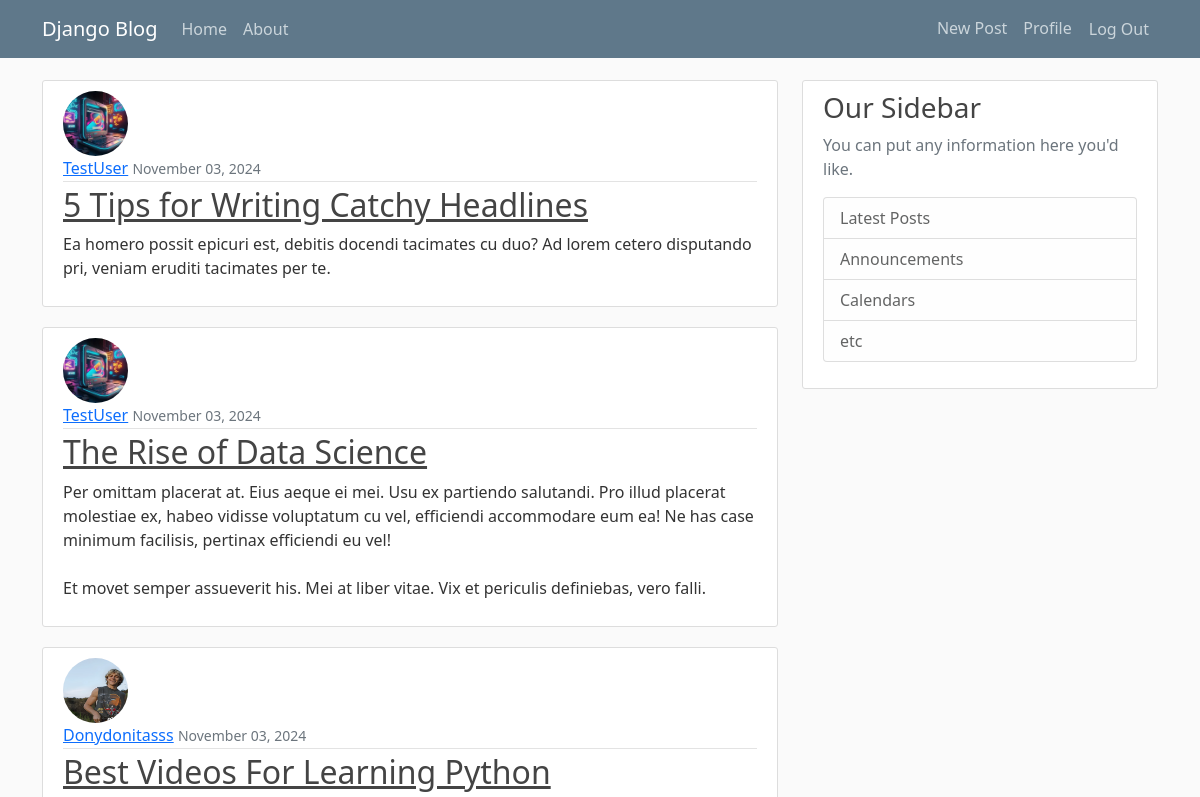
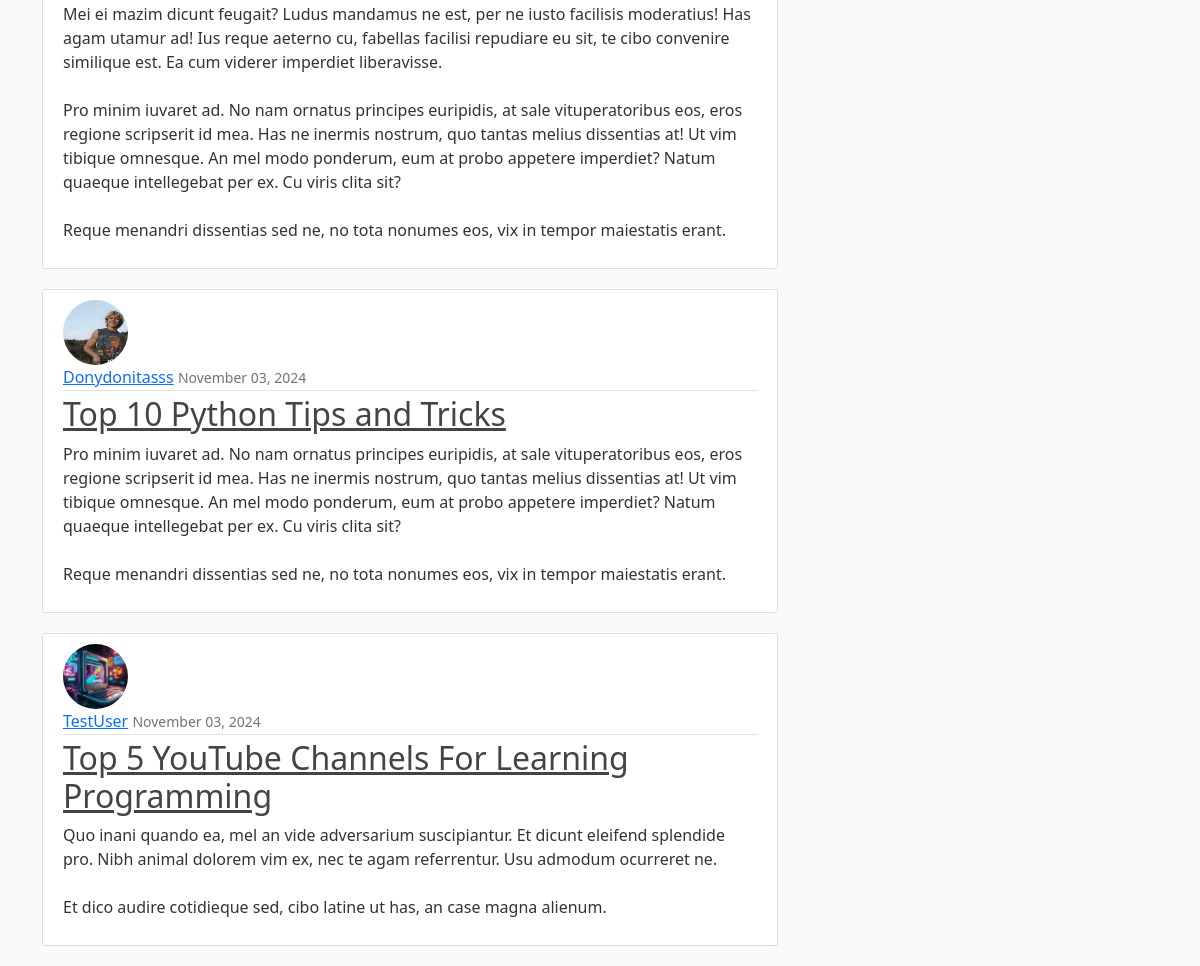
The app's page / (signed in) with its own data (2 pictures, top to bottom).
### blog/models.py (models this page shows, shortened)
class Post(models.Model):
    title = models.CharField(max_length =100)
    content = models.TextField()
    date_posted = models.DateTimeField(default = timezone.now)
    author = models.ForeignKey (User, on_delete = models.CASCADE)

### user/models.py (models this page shows, shortened)
class Profile(models.Model):
    user = models.OneToOneField(User, on_delete=models.CASCADE)
    image = models.ImageField(default='profile_pics/default.jpg', upload_to='profile_pics')

### blog/views.py (the view)
# urls.py: path('', PostListView.as_view(), name= 'blog-home'),
class PostListView(ListView):
    model = Post
    template_name = 'blog/home.html' # <app>/<model>_<viewtype>.html
    context_object_name = 'posts'
    ordering = ['-date_posted']
    paginate_by = 5

### blog/templates/blog/home.html
{% extends "blog/base.html" %}
{% block content %}
    {% for post in posts %}
    <article class="media content-section">
      <img class="rounded-circle article-img" src="{{ post.author.profile.image.url }}">
        <div class="media-body">
          <div class="article-metadata">
            <a class="mr-2" href="#">{{ post.author }}</a>
            <small class="text-muted">{{ post.date_posted |date:"F d, Y" }}</small>
          </div>
          <h2><a class="article-title" href="{% url 'post-detail' post.id %}">{{ post.title }}</a></h2>
          <p class="article-content">{{ post.content }}</p>
        </div>
      </article>
    {% endfor %}
{% endblock content%}

### blog/static/blog/main.css (style rules this page uses)
body { background: #fafafa; color: #333333; margin-top: 5rem; }
h1, h2, h3, h4, h5, h6 { color: #444444; }
.content-section { background: #ffffff; padding: 10px 20px; border: 1px solid #dddddd; border-radius: 3px; margin-bottom: 20px; }
.article-title { color: #444444; }
.article-content { white-space: pre-line; }
.article-img { height: 65px; width: 65px; margin-right: 16px; }
.article-metadata { padding-bottom: 1px; margin-bottom: 4px; border-bottom: 1px solid #e3e3e3 }

### records on screen
Post: author.profile.image (placeholder picture), author "TestUser", date_posted "November 03, 2024", title "5 Tips for Writing Catchy Headlines", content "Ea homero possit epicuri est, debitis docendi tacimates cu duo? Ad lorem cetero disputando pri, veniam eruditi tacimates per te."
Post: author.profile.image (placeholder picture), author "TestUser", date_posted "November 03, 2024", title "The Rise of Data Science", content "Per omittam placerat at. Eius aeque ei mei. Usu ex partiendo salutandi. Pro illud placerat molestiae ex, habeo vidisse voluptatum cu vel, efficiendi accommodare eum ea! Ne has case minimum facilisis, pertinax efficiendi eu vel! Et movet semper assueverit his. Mei at liber vitae. Vix et periculis definiebas, vero falli."
Post: author.profile.image (picture), author "Donydonitasss", date_posted "November 03, 2024", title "Best Videos For Learning Python", content "Mei ei mazim dicunt feugait? Ludus mandamus ne est, per ne iusto facilisis moderatius! Has agam utamur ad! Ius reque aeterno cu, fabellas facilisi repudiare eu sit, te cibo convenire similique est. Ea cum viderer imperdiet liberavisse. Pro minim iuvaret ad. No nam ornatus principes euripidis, at sale vituperatoribus eos, eros regione scripserit id mea. Has ne inermis nostrum, quo tantas melius dissentias at! Ut vim tibique omnesque. An mel modo ponderum, eum at probo appetere imperdiet? Natum quaeque intellegebat per ex. Cu viris clita sit? Reque menandri dissentias sed ne, no tota nonumes eos, vix in tempor maiestatis erant."
Post: author.profile.image (picture), author "Donydonitasss", date_posted "November 03, 2024", title "Top 10 Python Tips and Tricks", content "Pro minim iuvaret ad. No nam ornatus principes euripidis, at sale vituperatoribus eos, eros regione scripserit id mea. Has ne inermis nostrum, quo tantas melius dissentias at! Ut vim tibique omnesque. An mel modo ponderum, eum at probo appetere imperdiet? Natum quaeque intellegebat per ex. Cu viris clita sit? Reque menandri dissentias sed ne, no tota nonumes eos, vix in tempor maiestatis erant."
Post: author.profile.image (placeholder picture), author "TestUser", date_posted "November 03, 2024", title "Top 5 YouTube Channels For Learning Programming", content "Quo inani quando ea, mel an vide adversarium suscipiantur. Et dicunt eleifend splendide pro. Nibh animal dolorem vim ex, nec te agam referrentur. Usu admodum ocurreret ne. Et dico audire cotidieque sed, cibo latine ut has, an case magna alienum."
